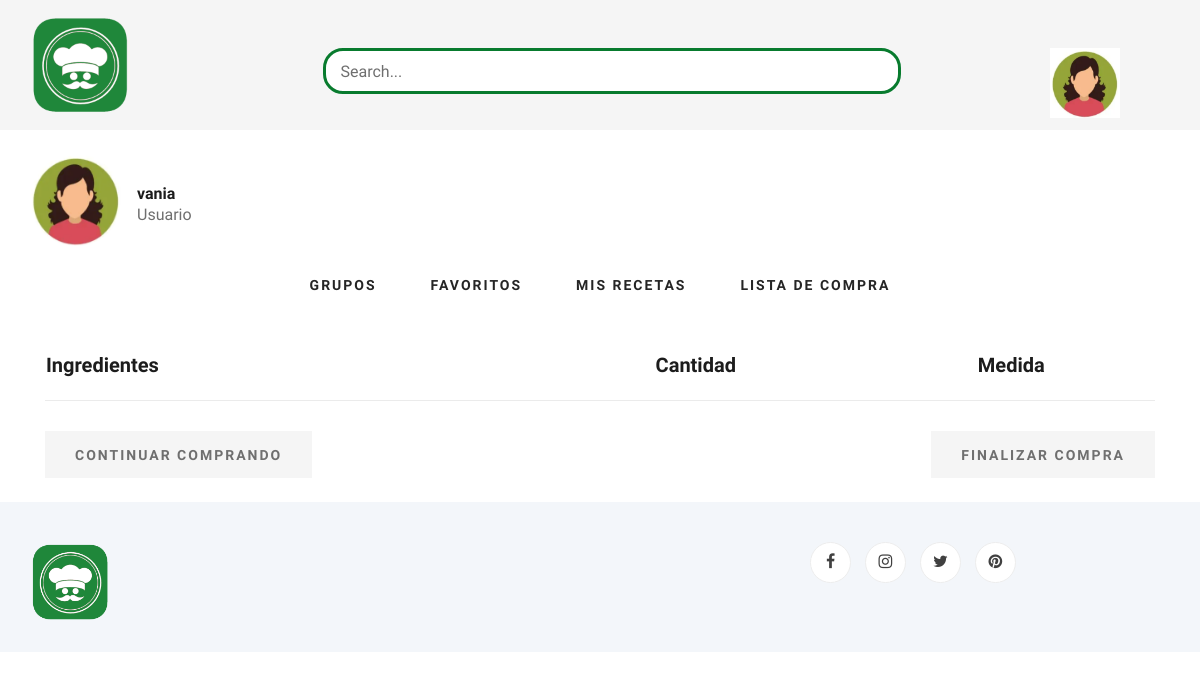
/perfil_lista_compra.php (signed in), run on an earlier commit of the app's database.
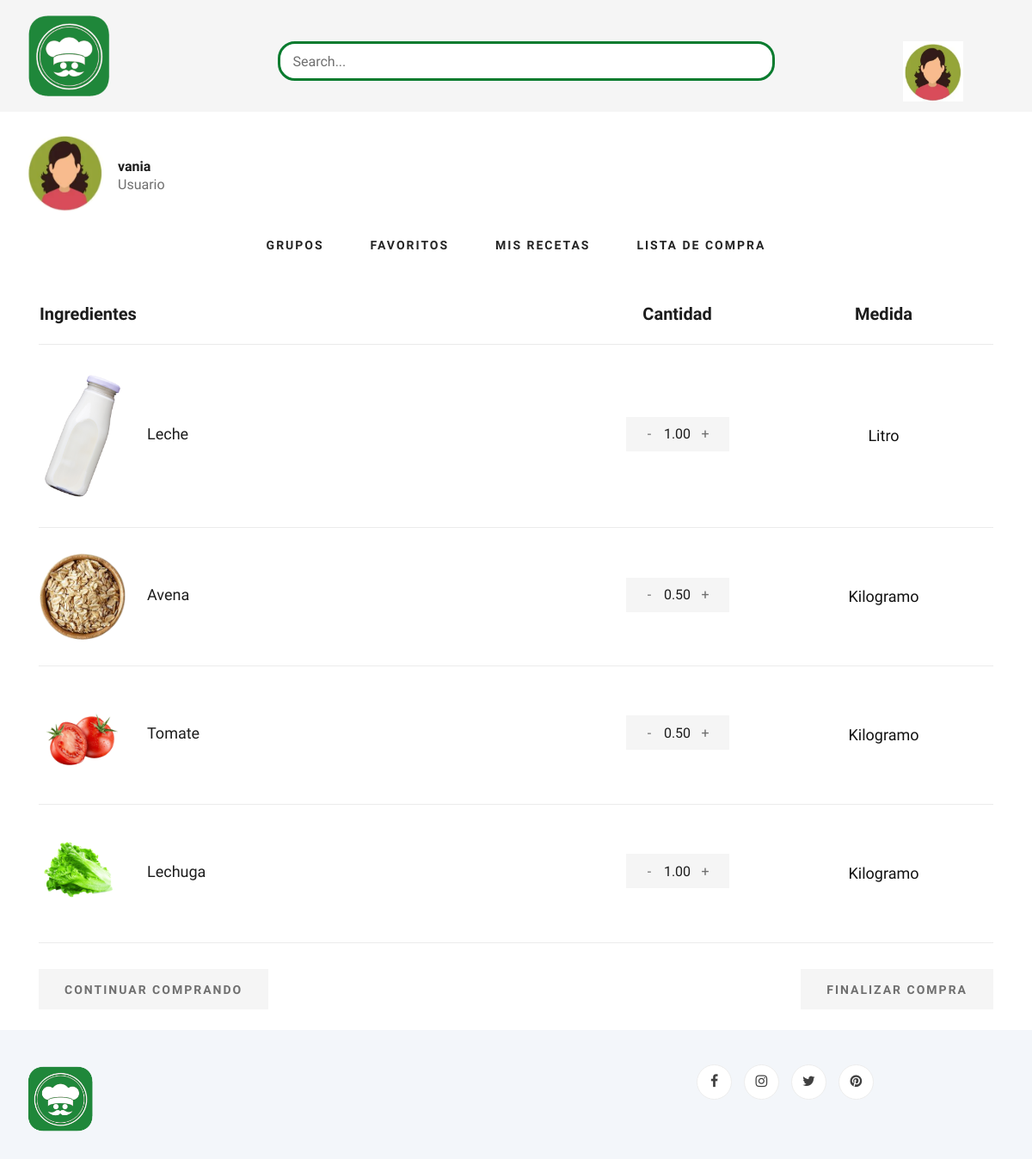
And on a later commit of the database.
### tables this page shows
CREATE TABLE `usuario` (
  `idusuario` int(11) NOT NULL,
  `nombre_usuario` varchar(45) DEFAULT NULL,
  `correo_electronico` varchar(60) DEFAULT NULL,
  `contrasena` varchar(45) DEFAULT NULL,
  `imagen` varchar(50) DEFAULT NULL,
  `receta_favorita` varchar(45) DEFAULT NULL,
  `receta_mas_preparada` varchar(50) DEFAULT NULL,
  `receta_menos_preparada` varchar(50) DEFAULT NULL
);

CREATE TABLE `recetas_carrito` (
  `id_usuario` int(11) NOT NULL,
  `id_receta` int(11) NOT NULL
);

CREATE TABLE `ingredientes` (
  `idingrediente` int(11) NOT NULL,
  `nombre_ingrediente` varchar(45) DEFAULT NULL,
  `tipo_ingrediente` varchar(45) DEFAULT NULL,
  `imagen` varchar(50) DEFAULT NULL
);

CREATE TABLE `ingredientes_de_receta` (
  `receta_idreceta` int(11) NOT NULL,
  `ingrediente` varchar(45) NOT NULL,
  `cantidad` decimal(3,2) DEFAULT NULL,
  `medidas_idmedida` int(11) NOT NULL
);

CREATE TABLE `medidas` (
  `idmedidas` int(11) NOT NULL,
  `nombre_medida` varchar(45) NOT NULL
);

### perfil_lista_compra.php (the view, shortened to what this page needs)
<?php
$conexion = mysqli_connect('localhost', 'root', '', 'ingsoft');
$ConsultaUsuario = "SELECT * FROM usuario WHERE idusuario = '".$_SESSION['id_usuario']."' ";
$ResultadoUsuario = mysqli_query($conexion, $ConsultaUsuario);
$ConsultaIngredientes = "SELECT recetas_carrito.*, ingredientes_de_receta.*, ingredientes.* ,medidas.*
FROM recetas_carrito, ingredientes_de_receta, ingredientes, medidas
WHERE ingredientes_de_receta.receta_idreceta = recetas_carrito.id_receta
AND ingredientes_de_receta.medidas_idmedida = medidas.idmedidas
AND ingredientes.nombre_ingrediente = ingredientes_de_receta.ingrediente;";
$ResultadoIngredientes =  mysqli_query($conexion, $ConsultaIngredientes);
?>
<!DOCTYPE html>
<html lang="zxx">
<head>
    <link rel="stylesheet" href="css/bootstrap.min.css" type="text/css">
    <link rel="stylesheet" href="css/font-awesome.min.css" type="text/css">
    <link rel="stylesheet" href="css/elegant-icons.css" type="text/css">
    <link rel="stylesheet" href="css/nice-select.css" type="text/css">
    <link rel="stylesheet" href="css/jquery-ui.min.css" type="text/css">
    <link rel="stylesheet" href="css/owl.carousel.min.css" type="text/css">
    <link rel="stylesheet" href="css/slicknav.min.css" type="text/css">
    <link rel="stylesheet" href="css/style.css" type="text/css">
</head>
<body>
    <header class="header">
        <div class="header__top">
        <div class="container">
            <div class="row">
                <div class="col-lg-3">
                    <div class="header__logo">
                        <a href="Home_Page.html"><img src="img/logo_blog_de_comdia.png" alt="" width="100px" height="100px" ></a>
                    </div>
                </div>
                <div class="col-lg-7"><br>
                    <nav class="header__menu">
                            <div class="blog__sidebar__search">
                                <form action="#">
                                    <input type="text" placeholder="Search...">
                                </form>
                            </div>
                    </nav>
                </div>
                <div class="col-lg-2">
                    <div class="header__cart">
                        <ul>
                            <li>
                                <nav class="header__menu">
                                    <ul>
                                        <?php
                                            if($usuario = mysqli_fetch_array($ResultadoUsuario)){
                                                echo "<li><img src='img/usuarios/".$usuario['imagen']."' width='70px' height='70px'></img>";
                                                echo"</li>";
                                            }
                                        ?>
                                    </ul>
                                </nav>
                            </li>
                        </ul>
                    </div>
                </div>
            </div>
        </div>
    </header>
    <br>
        <div class="container">
            <div class="row">
                <div class="col-lg-12">
                    <div class="blog__details__content">
                        <div class="row">
                            <div class="col-lg-12">
                                <div class="blog__details__author">
                                    <div class="blog__details__author__pic">
                                        <?php
                                            echo "<img src='img/usuarios/".$usuario['imagen']."' alt=''>";
                                        ?>
                                    </div>
                                    <div class="blog__details__author__text">
                                        <h6><?php echo $usuario['nombre_usuario'] ?></h6>
                                        <span>Usuario</span>
                                    </div>
                                </div>
                            </div>
                        </div>
                    </div>
                    <div class="col-lg-12">
                        <center>
                            <nav class="header__menu">
                                <ul>
                                    <li><a href="perfil_grupos.php">Grupos</a></li>
                                    <li><a href="perfil_favoritos.php">Favoritos</a></li>
                                    <li><a href="perfil_misrecetas.php" class="active">Mis Recetas</a></li>
                                    <li><a href="perfil_lista_compra.php">Lista de Compra</a></li>
                                </ul>
                            </nav>
                        </center>
                    </div><br>
                        <div class="container">
                            <div class="row">
                                <div class="col-lg-12">
                                    <div class="shoping__cart__table">
                                        <table>
                                            <thead>
                                                <tr>
                                                    <th class="shoping__product">Ingredientes</th>
                                                    <th>Cantidad</th>
                                                    <th>Medida</th>
                                                </tr>
                                            </thead>
                                            <tbody>
                                                <?php
                                                    while($ingredientes = mysqli_fetch_array($ResultadoIngredientes)){
                                                        echo "<tr>";
                                                            echo "<td class='shoping__cart__item'>";
                                                                echo "<img src='img/Ingredientes/" . $ingredientes['imagen'] . "' style='width: 100px; height: auto;>";
                                                            echo "</td>";
                                                            echo "<td class='shoping__cart__item'>";
                                                                echo "<h5>". $ingredientes['ingrediente'] ."</h5>";
                                                            echo "</td>";
                                                            echo "<td class='shoping__cart__quantity'>";
                                                                echo "<div class='quantity'>";
                                                                    echo "<div class='pro-qty'>";
                                                                        echo "<input type='text' value=".$ingredientes['cantidad'].">";
                                                                    echo "</div>";
                                                                echo "</div>";
                                                            echo "</td>";
                                                            echo "<td class='shoping__cart__item__close text-center'>";
                                                            echo "<h5>". $ingredientes['nombre_medida'] ."</h5>";
                                                            echo "</td>";
                                                        echo "</tr>";
                                                    }
                                                ?>
                                            </tbody>
                                        </table>
                                    </div>
                                </div>
                            </div>
                            <div class="row">
                                <div class="col-lg-12">
                                    <div class="shoping__cart__btns">
                                        <a href="Home_Page.php" class="primary-btn cart-btn">Continuar Comprando</a>
                                        <a href="perfil_misrecetas.php" class="primary-btn cart-btn cart-btn-right">
                                            Finalizar Compra</a>
                                    </div>
                                </div>
                            </div><br>
                        </div>
                </div>
            </div>
        </div>
    <footer class="footer spad">
        <div class="container">
            <div class="row">
                <div class="col-lg-3 col-md-6 col-sm-6">
                    <div class="footer__about">
                        <div class="footer__about__logo">
                            <a href="./index.html"><img src="img/logo_blog_de_comdia.png" alt="" width="80"></a>
                        </div>
                    </div>
                </div>
                <div class="col-lg-4 col-md-6 col-sm-6 offset-lg-1">
                </div>
                <div class="col-lg-4 col-md-12">
                    <div class="footer__widget">
                        <div class="footer__widget__social">
                            <a href="#"><i class="fa fa-facebook"></i></a>
                            <a href="#"><i class="fa fa-instagram"></i></a>
                            <a href="#"><i class="fa fa-twitter"></i></a>
                            <a href="#"><i class="fa fa-pinterest"></i></a>
                        </div>
                    </div>
                </div>
            </div>
        </div>
    </footer>
</body>
</html>

What changed in the data, as far as the page shows it:
added recetas_carrito: ingredientes.imagen (picture), ingredientes_de_receta.ingrediente "Leche", cantidad "1.00", medidas.nombre_medida "Litro", ingredientes_de_receta.ingrediente "Avena", cantidad "0.50", medidas.nombre_medida "Kilogramo"
added recetas_carrito: ingredientes.imagen (picture), ingredientes_de_receta.ingrediente "Tomate", cantidad "0.50", medidas.nombre_medida "Kilogramo", ingredientes_de_receta.ingrediente "Lechuga", cantidad "1.00"
